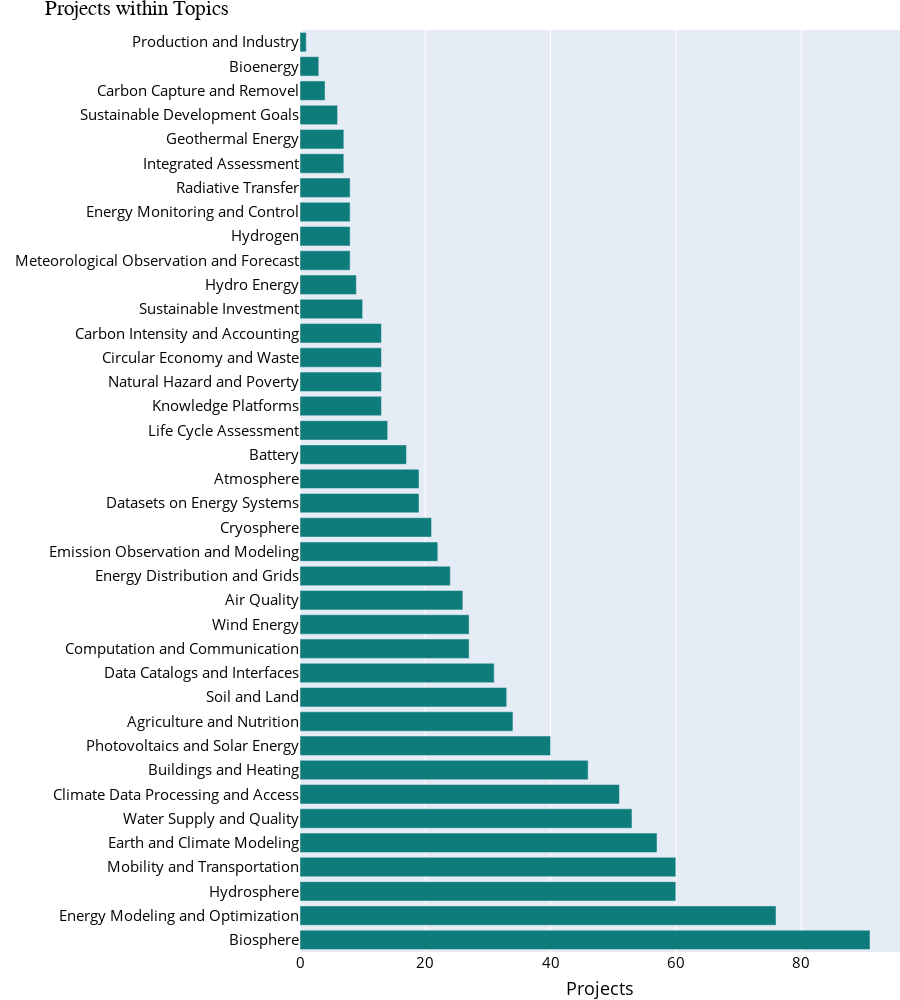

Here is the notebook cell this chart was saved with:
### Code cell
topic_his = (
    df_active["topic"]
    .value_counts()
    .to_frame()
    .rename_axis("topic_names")
    .reset_index()
)

fig = px.bar(
    topic_his,
    x="topic",
    y="topic_names",
    orientation="h",
)

fig.update_layout(
    height=1000,  # Added parameter
    yaxis_title= None,
    xaxis_title="Projects",
    title="Projects within Topics",
    coloraxis_colorbar=dict(
    title="DDS",
    ),
    hoverlabel=dict(
    bgcolor="white"
    )
)
fig['layout'].update(margin=dict(l=300,r=0,b=0,t=30))
fig.update_traces(marker_color=marker_color)
fig.update(layout_showlegend=False)

### Figure 1 — Plotly figure (JSON) as saved in the notebook; plotly's stock layout.template omitted (floating-point values rounded to 4 significant figures)
{"data": [{"alignmentgroup": "True", "hoverlabel": {"namelength": 0}, "hovertemplate": "topic=%{x}<br>topic_names=%{y}", "legendgroup": "", "marker": {"color": "#0E7C7B"}, "name": "", "offsetgroup": "", "orientation": "h", "showlegend": false, "textposition": "auto", "type": "bar", "x": [91, 76, 60, 60, 57, 53, 51, 46, 40, 34, 33, 31, 27, 27, 26, 24, 22, 21, 19, 19, 17, 14, 13, 13, 13, 13, 10, 9, 8, 8, 8, 8, 7, 7, 6, 4, 3, 1], "xaxis": "x", "y": ["Biosphere", "Energy Modeling and Optimization", "Hydrosphere", "Mobility and Transportation", "Earth and Climate Modeling", "Water Supply and Quality", "Climate Data Processing and Access", "Buildings and Heating", "Photovoltaics and Solar Energy", "Agriculture and Nutrition", "Soil and Land", "Data Catalogs and Interfaces", "Computation and Communication", "Wind Energy", "Air Quality", "Energy Distribution and Grids", "Emission Observation and Modeling", "Cryosphere", "Datasets on Energy Systems", "Atmosphere", "Battery", "Life Cycle Assessment", "Knowledge Platforms", "Natural Hazard and Poverty", "Circular Economy and Waste", "Carbon Intensity and Accounting", "Sustainable Investment", "Hydro Energy", "Meteorological Observation and Forecast", "Hydrogen", "Energy Monitoring and Control", "Radiative Transfer", "Integrated Assessment", "Geothermal Energy", "Sustainable Development Goals", "Carbon Capture and Removel", "Bioenergy", "Production and Industry"], "yaxis": "y"}], "layout": {"barmode": "relative", "coloraxis": {"colorbar": {"title": {"text": "DDS"}}}, "height": 1000, "hoverlabel": {"bgcolor": "white"}, "legend": {"tracegroupgap": 0}, "margin": {"b": 0, "l": 300, "r": 0, "t": 30}, "showlegend": false, "title": {"text": "Projects within Topics"}, "xaxis": {"anchor": "y", "domain": [0, 1], "title": {"text": "Projects"}}, "yaxis": {"anchor": "x", "domain": [0, 1], "title": {}}}}
